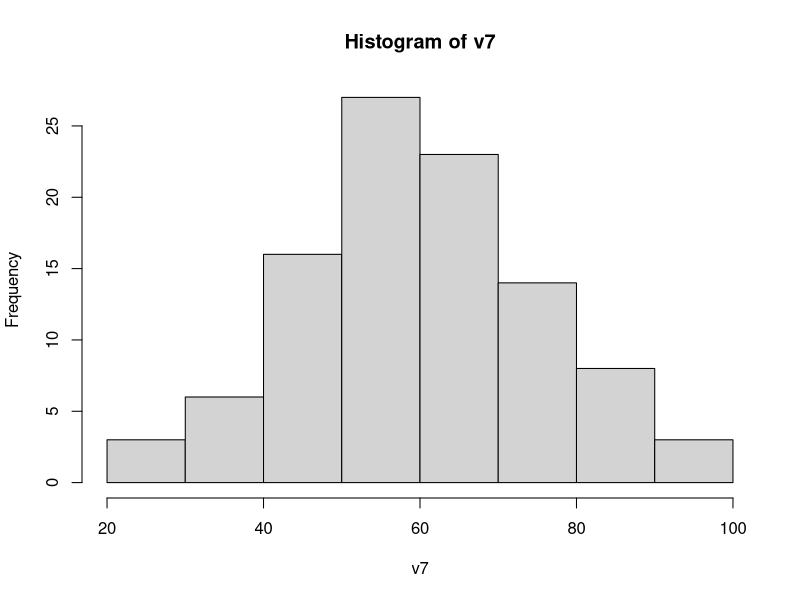
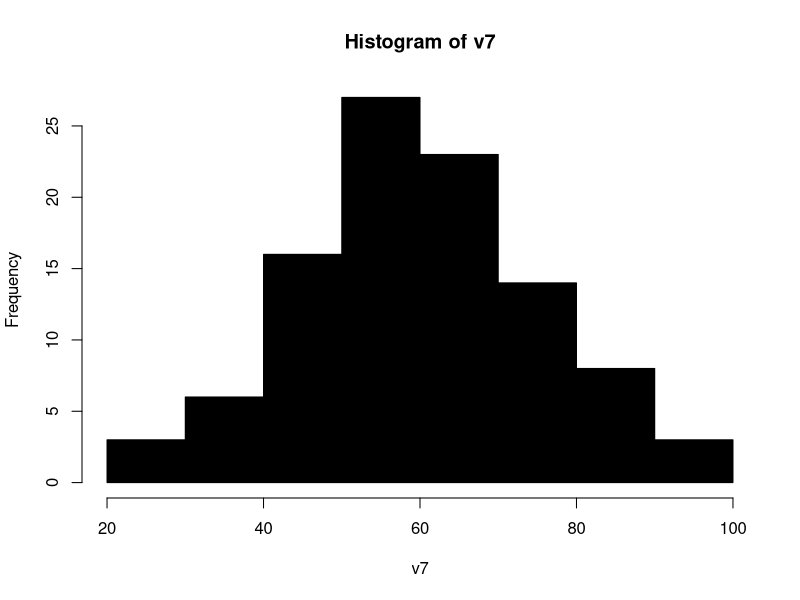
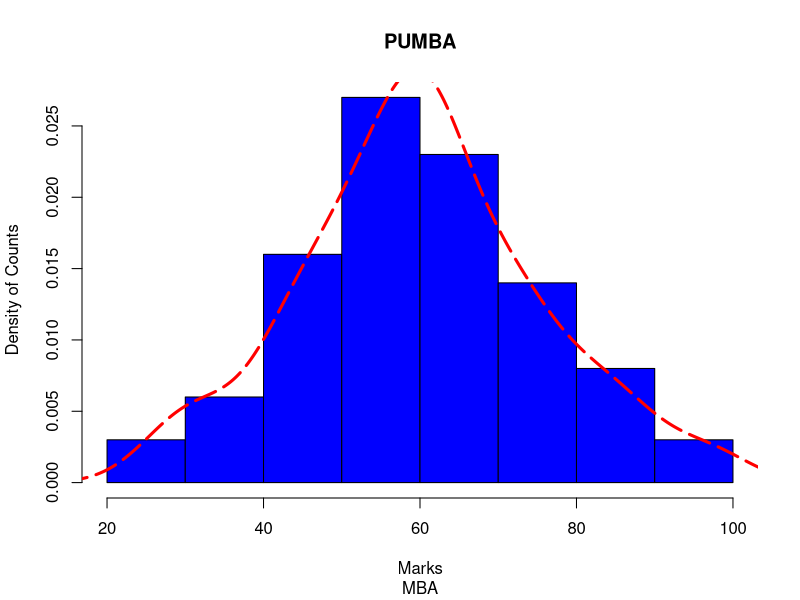
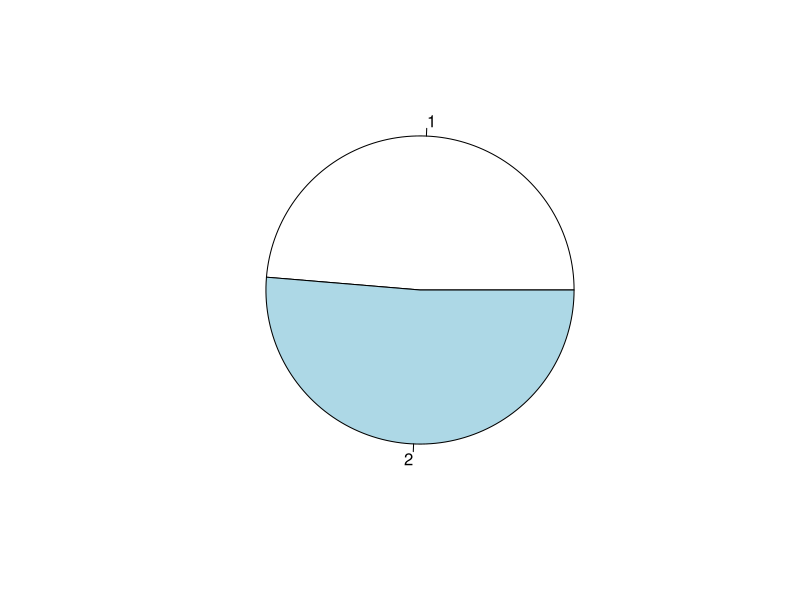
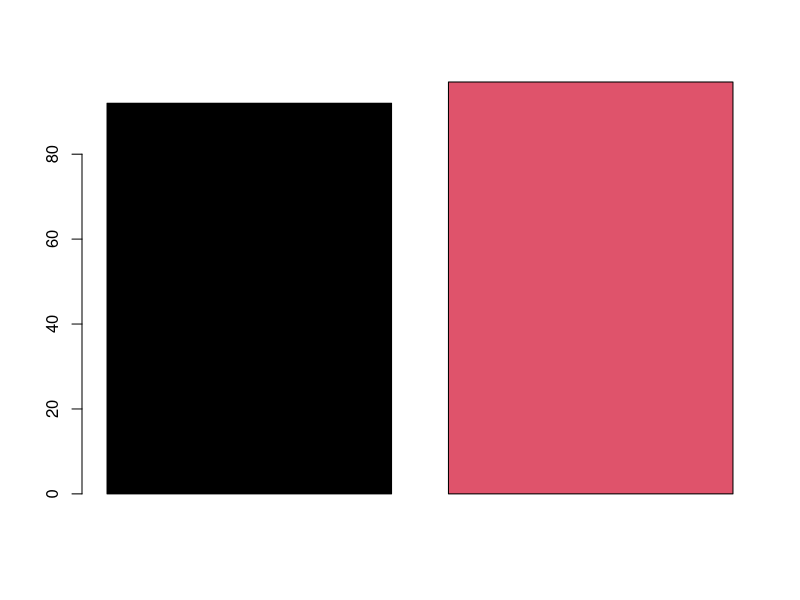

Write R code to recreate these figures, in order. (Note: this script raises an error after producing the figures.)
#data structures

#vectors----
v1 = c(1,2,3,4,5)
class(v1)
?class
v2= c('A','B','C','D')
v3 =c(TRUE,FALSE,T, F)
class(v3)
v2[3]
v3[4]
v4=c(1,2,'A')
v4
v5= c('A',3,'B')
v5
v6=c('B','H',5)
v1[v1==4]=9
v1
set.seed(100)
v7= rnorm(100, mean = 60, sd=15)
v7
mean(v7)
sd(v7)
?rnorm
hist(v7)
hist(v7, breaks = 10, col =  1:1)
hist(v7,freq = F, col= 'blue', main = '',xlab='Marks',ylab = 'Density of Counts')
lines(density(v7),col='red',lty=5,lwd=3)
title(main = 'PUMBA',sub='MBA')

#Matrix-------
length(100:125)
m1 =matrix(100:125, nrow =2,byrow = T)
m1
m2=matrix(c(100:123), ncol = 4, byrow = T)
m2[1,]
m2[,3]
m2[c(1,2),c(3,4)] #2 & 6th row, 1st & 4rth col
colSums(m2)
colMeans(m2)
rowSums(m2)
rowMeans(m2)

#Array-----
length(100:123)
(a1 = array(100:123, dim=c(4,3,2)))
4*3*2
a1
(loc= paste('loc',1:4,sep='-'))
(product=paste('p',1:3,sep='@')) 
(coy=paste('coy',1:2,sep='%'))
dimnames(a1)=list(loc,product,coy)
a1  
sum(a1)
apply(a1,1,sum)
apply(a1,2,sum)
?array

#Data frame----
(rollno = 1:30)

(sname=paste('student',1:30,sep=''))
(gender = sample(c('M','F'), size=30, replace = T, prob = c(.7,.3)))
(marks= floor(runif(30,50,100)))
dfl= data.frame(rollno, sname, gender, marks)
head(dfl)
tail(dfl)
str(dfl)
class(dfl)
summary(dfl)

(rollno= 1:30)
dfl
dfl$gender
dfl[1:10,]
dfl[,c(2,4)]
dfl[marks>63,]
dfl[marks>63 | gender=='F',]
names(dfl) #names of columns
dim(dfl) #Dimensions
aggregate(dfl$marks, by=list(dfl$gender), FUN=mean)
df2 = aggregate(marks~ gender,data=dfl,FUN=max)
pie(x=df2$marks)
barplot(df2$marks, col = 1:2)
#using dplyr pa

#Factors-----, 
(grades = sample(c('A','B','C','D'), size=30, replace=T, prob=c(.3,.2,.4,.1)))
table(grades)
class(grades)
gradesF = factor(grades)
grades
gradesF
(gradesF1 = factor(grades, ordered=T))
(gradesF2 = factor(grades, ordered=T,levels = c('D','C','B','A')))


rollno= 1:3
sname= c('S1','S2','S3')
(sname=c(paste('S',1:3,sep='')))
df= data.frame(rollno,sname)
df
#str,dim,class,summary

str(df)
#filter
df$rollno
df$sname

rollno= 1:30
rollno
sname=c('Student1-xyz','Student2-xyz','Student3-xyz')
(sname=c(paste('Student-xyz',1:30,sep = '')))

(gender = sample(c('M','F'), size=30, replace = T, prob = c(.4,.6)))
?sample
?paste0
(age=floor(runif(30,21,45)))
(course = sample(c('Btech','Mtech','Phd'), size=30, replace=T, prob= c(.5,.3,.2)))
table(course)

(married=sample(c(TRUE,FALSE), replace = T, size = 30, prob = c(.1,.9)))
table(married)
df= data.frame(rollno,sname,age,course,gender,married)
df


#export to csv
write.csv(df, './data/pumba.csv', row.names = F)
